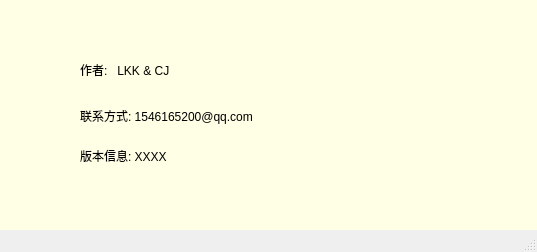
<?xml version="1.0" encoding="UTF-8"?>
<ui version="4.0">
 <class>MainWindow</class>
 <widget class="QMainWindow" name="MainWindow">
  <property name="windowModality">
   <enum>Qt::NonModal</enum>
  </property>
  <property name="enabled">
   <bool>true</bool>
  </property>
  <property name="geometry">
   <rect>
    <x>0</x>
    <y>0</y>
    <width>537</width>
    <height>252</height>
   </rect>
  </property>
  <property name="sizePolicy">
   <sizepolicy hsizetype="Preferred" vsizetype="Preferred">
    <horstretch>50</horstretch>
    <verstretch>10</verstretch>
   </sizepolicy>
  </property>
  <property name="focusPolicy">
   <enum>Qt::StrongFocus</enum>
  </property>
  <property name="contextMenuPolicy">
   <enum>Qt::ActionsContextMenu</enum>
  </property>
  <property name="acceptDrops">
   <bool>true</bool>
  </property>
  <property name="windowTitle">
   <string>美颜相机</string>
  </property>
  <property name="windowIcon">
   <iconset>
    <normaloff>C:/Users/kunkun/.designer/backup/cam.ico</normaloff>C:/Users/kunkun/.designer/backup/cam.ico</iconset>
  </property>
  <property name="statusTip">
   <string/>
  </property>
  <property name="autoFillBackground">
   <bool>false</bool>
  </property>
  <property name="styleSheet">
   <string notr="true"/>
  </property>
  <property name="iconSize">
   <size>
    <width>50</width>
    <height>50</height>
   </size>
  </property>
  <property name="animated">
   <bool>true</bool>
  </property>
  <property name="tabShape">
   <enum>QTabWidget::Rounded</enum>
  </property>
  <property name="dockNestingEnabled">
   <bool>false</bool>
  </property>
  <property name="dockOptions">
   <set>QMainWindow::AllowTabbedDocks|QMainWindow::AnimatedDocks</set>
  </property>
  <widget class="QWidget" name="centralwidget">
   <property name="sizePolicy">
    <sizepolicy hsizetype="Preferred" vsizetype="Preferred">
     <horstretch>0</horstretch>
     <verstretch>0</verstretch>
    </sizepolicy>
   </property>
   <property name="autoFillBackground">
    <bool>false</bool>
   </property>
   <property name="styleSheet">
    <string notr="true">background-color: rgb(255, 255, 230);
</string>
   </property>
   <widget class="QLabel" name="label_2">
    <property name="geometry">
     <rect>
      <x>80</x>
      <y>90</y>
      <width>371</width>
      <height>51</height>
     </rect>
    </property>
    <property name="text">
     <string>联系方式: 1546165200@qq.com</string>
    </property>
   </widget>
   <widget class="QLabel" name="label">
    <property name="geometry">
     <rect>
      <x>80</x>
      <y>40</y>
      <width>369</width>
      <height>59</height>
     </rect>
    </property>
    <property name="text">
     <string>作者:   LKK &amp; CJ</string>
    </property>
   </widget>
   <widget class="QLabel" name="label_3">
    <property name="geometry">
     <rect>
      <x>80</x>
      <y>140</y>
      <width>221</width>
      <height>31</height>
     </rect>
    </property>
    <property name="text">
     <string>版本信息: XXXX</string>
    </property>
   </widget>
  </widget>
  <widget class="QStatusBar" name="statusbar"/>
  <action name="action">
   <property name="text">
    <string>保存</string>
   </property>
   <property name="statusTip">
    <string>打开图片</string>
   </property>
   <property name="shortcut">
    <string>Ctrl+O</string>
   </property>
   <property name="priority">
    <enum>QAction::HighPriority</enum>
   </property>
  </action>
  <action name="action_2">
   <property name="text">
    <string>另存为</string>
   </property>
   <property name="statusTip">
    <string>保存图片</string>
   </property>
   <property name="whatsThis">
    <string/>
   </property>
   <property name="shortcut">
    <string>Ctrl+S</string>
   </property>
  </action>
  <action name="action_3">
   <property name="text">
    <string>高斯滤波</string>
   </property>
  </action>
  <action name="action_4">
   <property name="text">
    <string>图像清晰</string>
   </property>
   <property name="statusTip">
    <string>图像清晰</string>
   </property>
  </action>
  <action name="action_6">
   <property name="text">
    <string>高斯滤波</string>
   </property>
   <property name="statusTip">
    <string>高斯滤波</string>
   </property>
  </action>
  <action name="action_7">
   <property name="text">
    <string>均值滤波</string>
   </property>
   <property name="statusTip">
    <string>均值滤波</string>
   </property>
  </action>
  <action name="actionLaplacian">
   <property name="text">
    <string>Laplacian</string>
   </property>
   <property name="statusTip">
    <string>Laplacian</string>
   </property>
  </action>
  <action name="actionSobel">
   <property name="text">
    <string>Sobel</string>
   </property>
   <property name="statusTip">
    <string>Sobel</string>
   </property>
  </action>
  <action name="actionPrewitt">
   <property name="text">
    <string>Prewitt</string>
   </property>
   <property name="statusTip">
    <string>Prewitt</string>
   </property>
  </action>
  <action name="action_9">
   <property name="text">
    <string>频域平滑</string>
   </property>
   <property name="statusTip">
    <string>频域平滑</string>
   </property>
  </action>
  <action name="action_10">
   <property name="text">
    <string>频域锐化</string>
   </property>
   <property name="statusTip">
    <string>频域锐化</string>
   </property>
  </action>
  <action name="action_11">
   <property name="text">
    <string>中值滤波</string>
   </property>
   <property name="statusTip">
    <string>中值滤波</string>
   </property>
  </action>
  <action name="action_12">
   <property name="text">
    <string>美白度选择</string>
   </property>
   <property name="statusTip">
    <string>美白度选择</string>
   </property>
  </action>
  <action name="action_13">
   <property name="text">
    <string>平滑度选择</string>
   </property>
   <property name="statusTip">
    <string>平滑度选择</string>
   </property>
  </action>
  <action name="action_5">
   <property name="text">
    <string>关于我们</string>
   </property>
   <property name="statusTip">
    <string>还原</string>
   </property>
  </action>
  <action name="action_8">
   <property name="text">
    <string>撤销</string>
   </property>
   <property name="statusTip">
    <string>撤销</string>
   </property>
   <property name="shortcut">
    <string>Ctrl+Z</string>
   </property>
   <property name="shortcutContext">
    <enum>Qt::WindowShortcut</enum>
   </property>
  </action>
  <action name="action_14">
   <property name="text">
    <string>放大</string>
   </property>
   <property name="statusTip">
    <string>放大</string>
   </property>
   <property name="shortcut">
    <string>+</string>
   </property>
   <property name="iconVisibleInMenu">
    <bool>true</bool>
   </property>
  </action>
  <action name="action_15">
   <property name="text">
    <string>缩小</string>
   </property>
   <property name="statusTip">
    <string>缩小</string>
   </property>
   <property name="shortcut">
    <string>-</string>
   </property>
  </action>
  <action name="action_16">
   <property name="text">
    <string>截图</string>
   </property>
   <property name="statusTip">
    <string>截图</string>
   </property>
  </action>
  <action name="actionwo">
   <property name="text">
    <string>wo</string>
   </property>
  </action>
  <action name="actionGamma">
   <property name="text">
    <string>Gamma变换</string>
   </property>
  </action>
  <action name="actionAI">
   <property name="text">
    <string>AI换脸功能</string>
   </property>
  </action>
  <action name="action_17">
   <property name="text">
    <string>图像处理功能</string>
   </property>
  </action>
  <action name="action_18">
   <property name="text">
    <string>视频处理功能</string>
   </property>
  </action>
  <action name="action_19">
   <property name="text">
    <string>检查更新</string>
   </property>
  </action>
  <action name="action_20">
   <property name="text">
    <string>重新下载</string>
   </property>
  </action>
 </widget>
 <resources/>
 <connections/>
</ui>
